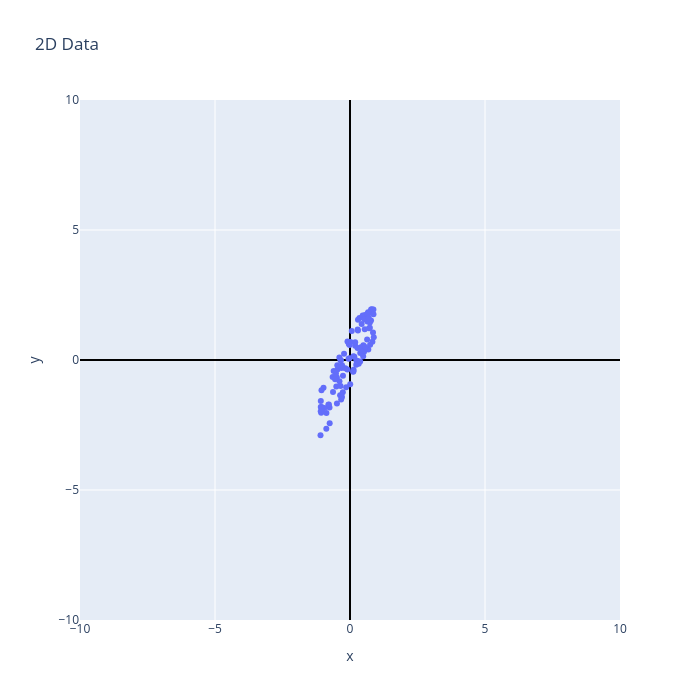

Notebook code for this chart:
### Code cell
fig = px.scatter(centered_df, x='x', y='y', title='2D Data', width=700, height=700)
fig.update_xaxes(range=[-10, 10], zeroline=True, zerolinewidth=2, zerolinecolor='black')
fig.update_yaxes(range=[-10, 10], zeroline=True, zerolinewidth=2, zerolinecolor='black')
